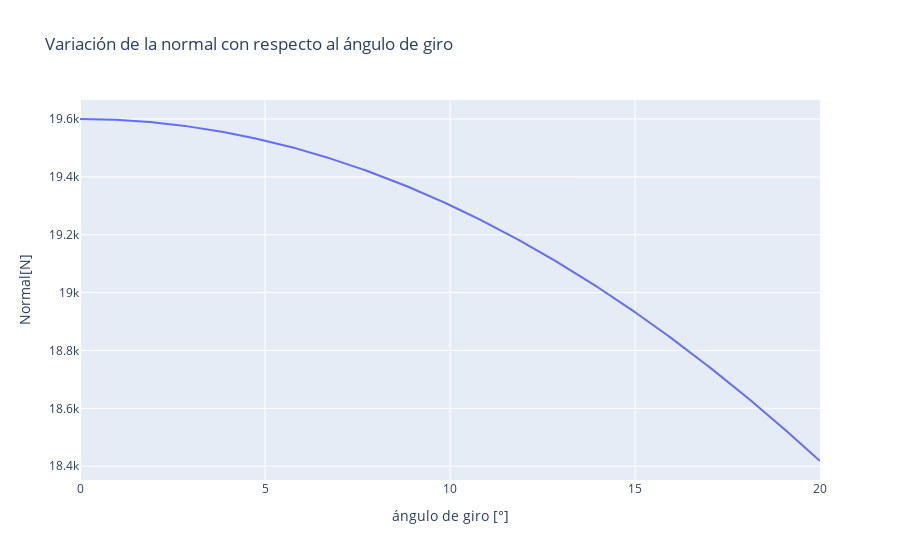

The code cell stored with this chart in its notebook:
### Markdown cell above
Gráfico de la variación de la normal con respecto al ángulo de giro:

### Code cell
import numpy as np #importar libreria matematica
import plotly.express as px #herramienta de plot
import plotly.graph_objects as go
a=np.linspace(0,20,600)
N=(2000*9.8)*np.cos(np.radians(a)) #transportando al plano xy inercial. 
fig=px.line(x=a,y=N,labels={'x':'ángulo de giro [°]','y':'Normal[N]'},title="Variación de la normal con respecto al ángulo de giro")
fig.show()

### Figure 1 — Plotly figure (JSON) as saved in the notebook; plotly's stock layout.template omitted (floating-point values rounded to 4 significant figures; data arrays with more than 128 entries replaced by an {"elided": "..."} marker saying what was removed)
{"data": [{"hovertemplate": "ángulo de giro [°]=%{x}<br>Normal[N]=%{y}<extra></extra>", "legendgroup": "", "line": {"color": "#636efa", "dash": "solid"}, "mode": "lines", "name": "", "orientation": "v", "showlegend": false, "type": "scatter", "x": {"elided": "600 float values"}, "xaxis": "x", "y": {"elided": "600 float values"}, "yaxis": "y"}], "layout": {"autosize": true, "legend": {"tracegroupgap": 0}, "title": {"text": "Variación de la normal con respecto al ángulo de giro"}, "xaxis": {"anchor": "y", "autorange": true, "domain": [0, 1], "range": [0, 20], "title": {"text": "ángulo de giro [°]"}, "type": "linear"}, "yaxis": {"anchor": "x", "autorange": true, "domain": [0, 1], "range": [18350.0, 19670.0], "title": {"text": "Normal[N]"}, "type": "linear"}}}
